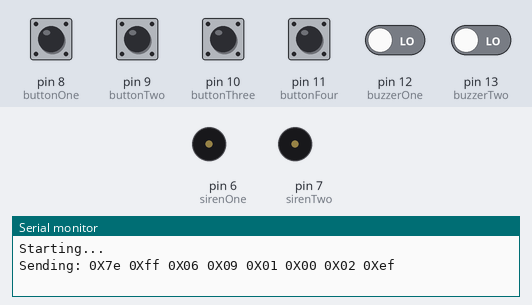
Recording of a sketch running on a simulated Arduino Uno, built with avr-gcc and run on an emulated ATmega328P. Shown: buzzer (waves = sounding, pin HIGH), the last lines printed to the serial monitor. The inputs (shaded band) are chosen by the test bench; at power-on: pin 8 (buttonOne), pin 9 (buttonTwo), pin 10 (buttonThree), pin 11 (buttonFour), pin 12 (buzzerOne), pin 13 (buzzerTwo) LOW.

Above: at 1.7 s.
1.8 s: pin 8 (buttonOne) pulled HIGH for 0.15 s
At 3.0 s:
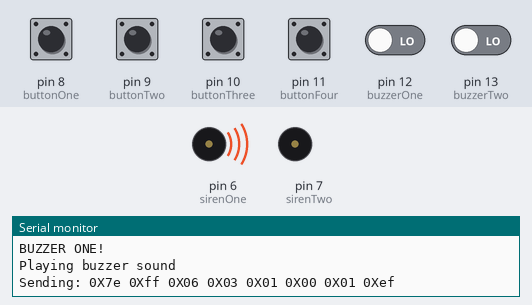
3.4 s: pin 10 (buttonThree) pulled HIGH for 0.15 s
At 4.5 s:
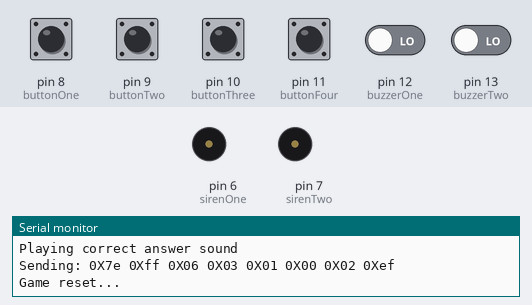
5.0 s: pin 9 (buttonTwo) pulled HIGH for 0.15 s
At 5.6 s:
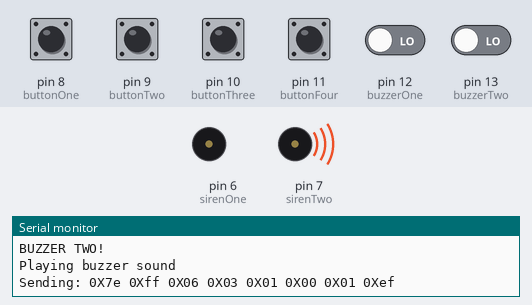
6.6 s: pin 11 (buttonFour) pulled HIGH for 0.15 s
At 8.0 s:
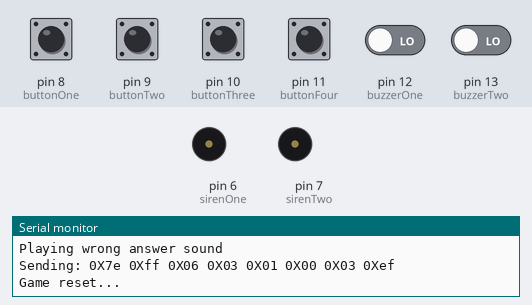
9.7 s: pin 8 (buttonOne) pulled HIGH for 1 s
At 10.4 s:
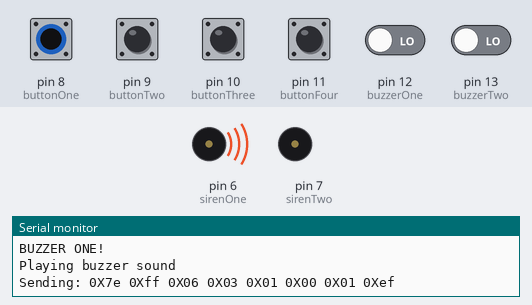
Timing chart, 0 to 17.2 s (numbered marks = the images above; inputs shaded):
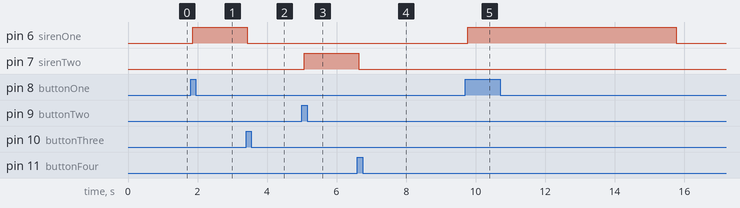

The sketch:

Gameshow.ino
```cpp
#include <SoftwareSerial.h>

// Buzzers
const int buzzerOne = 12;
const int buzzerTwo = 13;

// Wireless operator remote
const int buttonOne = 8;
const int buttonTwo = 9;
const int buttonThree = 10;
const int buttonFour = 11;

// Sirens
int sirenOne = 6;
int sirenTwo = 7;

// Sound
#define AUDIO_RX 5
#define AUDIO_TX 4
SoftwareSerial mp3(AUDIO_RX, AUDIO_TX);
static int8_t Send_buf[8] = {0}; // Buffer for Send commands
static uint8_t ansbuf[10] = {0}; // Buffer for the answers
String mp3Answer;           // Answer from the MP3.

// Buzzer Settings
const int debounceSample = 20;
const int debounceSize = 15;

// Siren Settings
const unsigned long sirenMs = 6000; // how long to run siren
unsigned long sirenStart;
unsigned long sirenStop;

// State
int buzzerOneState;
int buzzerTwoState;
int buttonOneState;
int buttonTwoState;
int buttonThreeState;
int buttonFourState;

/************ MP3 **************************/
#define CMD_NEXT_SONG     0X01  // Play next song.
#define CMD_PREV_SONG     0X02  // Play previous song.
#define CMD_PLAY_W_INDEX  0X03
#define CMD_VOLUME_UP     0X04
#define CMD_VOLUME_DOWN   0X05
#define CMD_SET_VOLUME    0X06

#define CMD_SNG_CYCL_PLAY 0X08  // Single Cycle Play.
#define CMD_SEL_DEV       0X09
#define CMD_SLEEP_MODE    0X0A
#define CMD_WAKE_UP       0X0B
#define CMD_RESET         0X0C
#define CMD_PLAY          0X0D
#define CMD_PAUSE         0X0E
#define CMD_PLAY_FOLDER_FILE 0X0F

#define CMD_STOP_PLAY     0X16
#define CMD_FOLDER_CYCLE  0X17
#define CMD_SHUFFLE_PLAY  0x18
#define CMD_SET_SNGL_CYCL 0X19 // Set single cycle.

#define CMD_SET_DAC 0X1A
#define DAC_ON  0X00
#define DAC_OFF 0X01

#define CMD_PLAY_W_VOL        0X22
#define CMD_PLAYING_N         0x4C
#define CMD_QUERY_STATUS      0x42
#define CMD_QUERY_VOLUME      0x43
#define CMD_QUERY_FLDR_TRACKS 0x4e
#define CMD_QUERY_TOT_TRACKS  0x48
#define CMD_QUERY_FLDR_COUNT  0x4f
#define DEV_TF                0X02

void setup() {
  // Setup buzzers
  pinMode(buzzerOne, INPUT);
  pinMode(buzzerTwo, INPUT);

  // Setup wireless buttons
  pinMode(buttonOne, INPUT);
  pinMode(buttonTwo, INPUT);
  pinMode(buttonThree, INPUT);
  pinMode(buttonFour, INPUT);

  // Setup sirens and leds
  pinMode(sirenOne, OUTPUT);
  pinMode(sirenTwo, OUTPUT);

  // Setup serial
  Serial.begin(9600); // Used for debug
  Serial.println("Starting...");

  // Setup sound
  mp3.begin(9600); // mp3 player

  // Wait for MP3 player to boot
  delay(300);
  sendCommand(CMD_SEL_DEV, DEV_TF); // tell mp3 player to load TF card
  delay(200);
}

void loop() {
  int oneCount = 0;
  int twoCount = 0;

  for (int i = 0; i <= debounceSample; i++) {
    // Check if MP3 player has output
    if (mp3.available())
    {
      Serial.println(decodeMP3Answer());
    }

    buzzerOneState = digitalRead(buzzerOne);
    buzzerTwoState = digitalRead(buzzerTwo);

    buttonOneState = digitalRead(buttonOne);
    buttonTwoState = digitalRead(buttonTwo);
    buttonThreeState = digitalRead(buttonThree);
    buttonFourState = digitalRead(buttonFour);

    // Buzzer One
    if (buzzerOneState == HIGH || buttonOneState == HIGH) {
      oneCount++;

      if (buttonOneState == HIGH) {
        twoCount = 0; // give operator an advantage
      }
    }

    // Buzzer Two
    if (buzzerTwoState == HIGH || buttonTwoState == HIGH) {
      twoCount++;

      if (buttonTwoState == HIGH) {
        oneCount = 0; // give operator an advantage
      }
    }
  }

  if (
    (oneCount > debounceSize) ||
    (twoCount > debounceSize)
  ) {
    Serial.print("Buzzer one total:");
    Serial.println(oneCount);

    Serial.print("Buzzer two total:");
    Serial.println(twoCount);

    // Don't allow people to hold both buzzers
    if (oneCount != twoCount) {
      if (oneCount > twoCount) {
        oneWins();
      } else {
        twoWins();
      }
    }
  }

}

void doAnswerCorrect() {
  Serial.println("Playing correct answer sound");
  sendCommand(CMD_PLAY_W_INDEX, 0x0002);
  return;
}

void doAnswerWrong() {
  Serial.println("Playing wrong answer sound");
  sendCommand(CMD_PLAY_W_INDEX, 0x0003);
  return;
}

void doSiren(int siren) {
  digitalWrite(siren, HIGH);

  sirenStart = millis();
  sirenStop = sirenStart;

  while ((sirenStop - sirenStart) <= sirenMs) {
    buttonOneState = digitalRead(buttonOne);
    buttonTwoState = digitalRead(buttonTwo);
    buttonThreeState = digitalRead(buttonThree);
    buttonFourState = digitalRead(buttonFour);

    // Operator signals answer is correct
    if (buttonThreeState == HIGH) {
      Serial.println("Correct answer!");
      return doAnswerCorrect();
    }

    // Operator signals answer is wrong
    if (buttonFourState == HIGH) {
      Serial.println("Wrong answer!");
      return doAnswerWrong();
    }

    sirenStop = millis();
  }

  // timeout
  Serial.println("Done with wait loop.");
  digitalWrite(siren, LOW);
}

void oneWins() {
  Serial.println("BUZZER ONE!");
  anyWin();
  doSiren(sirenOne);

  resetGame();
}

void twoWins() {
  Serial.println("BUZZER TWO!");
  anyWin();
  doSiren(sirenTwo);

  resetGame();
}

void anyWin() {
  // Play buzzer sound
  Serial.println("Playing buzzer sound");
  sendCommand(CMD_PLAY_W_INDEX, 0x0001);
}

void resetGame() {
  digitalWrite(sirenOne, LOW);
  digitalWrite(sirenTwo, LOW);
  delay(100);
  Serial.println("Game reset...");
}

/********************************************************************************/
/*Function: sbyte2hex. Returns a byte data in HEX format.                 */
/*Parameter:- uint8_t b. Byte to convert to HEX.                                */
/*Return: String                                                                */


String sbyte2hex(uint8_t b)
{
  String shex;

  shex = "0X";

  if (b < 16) shex += "0";
  shex += String(b, HEX);
  shex += " ";
  return shex;
}

/********************************************************************************/
/*Function: Send command to the MP3                                         */
/*Parameter:-int8_t command                                                     */
/*Parameter:-int16_ dat  parameter for the command                              */

void sendCommand(int8_t command, int16_t dat)
{
  delay(20);
  Send_buf[0] = 0x7e;   //
  Send_buf[1] = 0xff;   //
  Send_buf[2] = 0x06;   // Len
  Send_buf[3] = command;//
  Send_buf[4] = 0x01;   // 0x00 NO, 0x01 feedback
  Send_buf[5] = (int8_t)(dat >> 8);  //datah
  Send_buf[6] = (int8_t)(dat);       //datal
  Send_buf[7] = 0xef;   //
  Serial.print("Sending: ");
  for (uint8_t i = 0; i < 8; i++)
  {
    mp3.write(Send_buf[i]) ;
    Serial.print(sbyte2hex(Send_buf[i]));
  }
  Serial.println();
}

/********************************************************************************/
/*Function: sanswer. Returns a String answer from mp3 UART module.          */
/*Parameter:- uint8_t b. void.                                                  */
/*Return: String. If the answer is well formated answer.                        */

String sanswer(void)
{
  uint8_t i = 0;
  String mp3answer = "";

  // Get only 10 Bytes
  while (mp3.available() && (i < 10))
  {
    uint8_t b = mp3.read();
    ansbuf[i] = b;
    i++;

    mp3answer += sbyte2hex(b);
  }

  // if the answer format is correct.
  if ((ansbuf[0] == 0x7E) && (ansbuf[9] == 0xEF))
  {
    return mp3answer;
  }

  return "???: " + mp3answer;
}

/********************************************************************************/
/*Function decodeMP3Answer: Decode MP3 answer.                                  */
/*Parameter:-void                                                               */
/*Return: The                                                  */

String decodeMP3Answer() {
  String decodedMP3Answer = "";

  decodedMP3Answer += sanswer();

  switch (ansbuf[3]) {
    case 0x3A:
      decodedMP3Answer += " -> Memory card inserted.";
      break;

    case 0x3D:
      decodedMP3Answer += " -> Completed play num " + String(ansbuf[6], DEC);
      break;

    case 0x40:
      decodedMP3Answer += " -> Error";
      break;

    case 0x41:
      decodedMP3Answer += " -> Data recived correctly. ";
      break;

    case 0x42:
      decodedMP3Answer += " -> Status playing: " + String(ansbuf[6], DEC);
      break;

    case 0x48:
      decodedMP3Answer += " -> File count: " + String(ansbuf[6], DEC);
      break;

    case 0x4C:
      decodedMP3Answer += " -> Playing: " + String(ansbuf[6], DEC);
      break;

    case 0x4E:
      decodedMP3Answer += " -> Folder file count: " + String(ansbuf[6], DEC);
      break;

    case 0x4F:
      decodedMP3Answer += " -> Folder count: " + String(ansbuf[6], DEC);
      break;
  }

  return decodedMP3Answer;
}
```

Measured:
- after the input at 1.8 s, pin 6 (sirenOne): LOW → HIGH after 0.07 s
- after the input at 3.4 s, pin 6 (sirenOne): HIGH → LOW at once
- after the input at 5.0 s, pin 7 (sirenTwo): LOW → HIGH after 0.07 s
- after the input at 6.6 s, pin 7 (sirenTwo): HIGH → LOW at once
- after the input at 9.7 s, pin 6 (sirenOne): LOW → HIGH after 0.07 s, → LOW 6.0 s later
